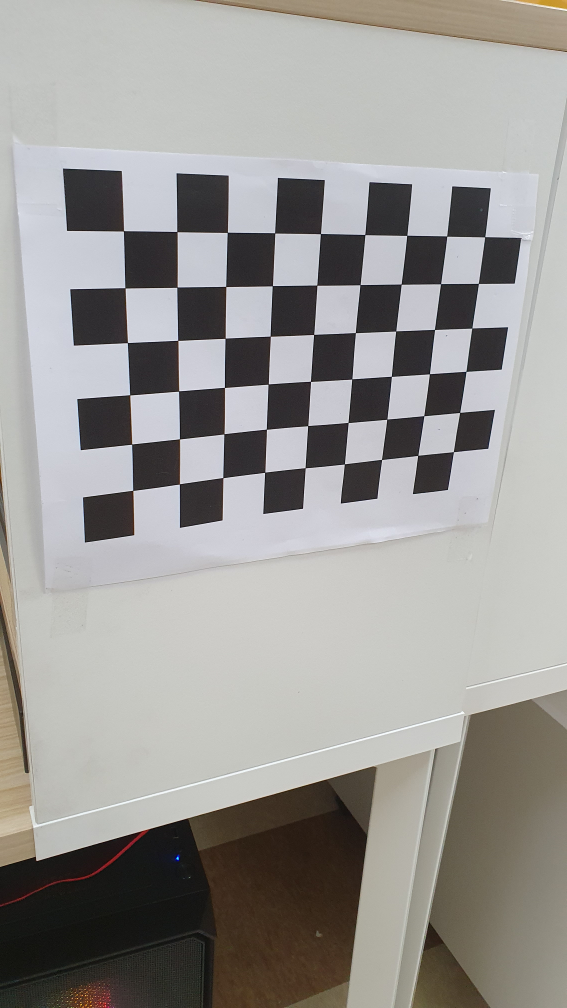
#> input picture ImageCalibration/20230619_181636.jpg, 2268 x 4032 px (shown at 1/4 size)
$ python -i object_detector1.py   (imports and definitions only)
#> lines starting #> are read from the running program, lines starting #| are printed output that depends on the picture; after the words box and inside, x2 and y2 are one past the last pixel; in counts of white or black regions, pixels touching at a corner belong together
#> further down, picture is the input picture: shape (4032, 2268, 3); mean B, G, R 148.9, 151.8, 153.7
import cv2
import numpy as np


class HomogeneousBgDetector():
    def __init__(self):
        pass

    def detect_objects(self, frame):
        # Convert Image to grayscale
        imageLab = cv2.cvtColor(frame, cv2.COLOR_BGR2Lab)
#> imageLab: shape (4032, 2268, 3); mean of channels 0, 1, 2 157.1, 128.5, 129.9
        l_b = np.array([0, 14, 0])
        u_b = np.array([119, 255, 255])
        mask = frame[:].copy()
        imageRange = cv2.inRange(imageLab, l_b, u_b)
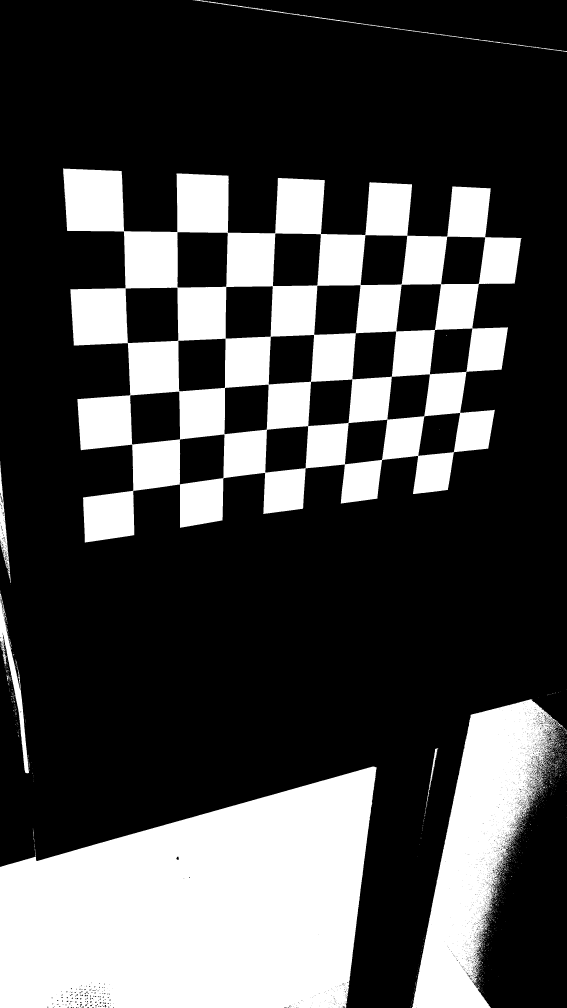
#> imageRange: shape (4032, 2268) (shown at 1/4 size); 28.4% white; 1952 white regions (1879 under 20 px), largest, box (x1, y1, x2, y2) and area: (252, 674, 2086, 2170) 1160325, (0, 3066, 1507, 4032) 1083457, (1648, 2797, 2233, 4032) 321017


        kernel = cv2.getStructuringElement(cv2.MORPH_ELLIPSE, (5, 5))
        closing = cv2.morphologyEx(imageRange, cv2.MORPH_CLOSE, kernel)
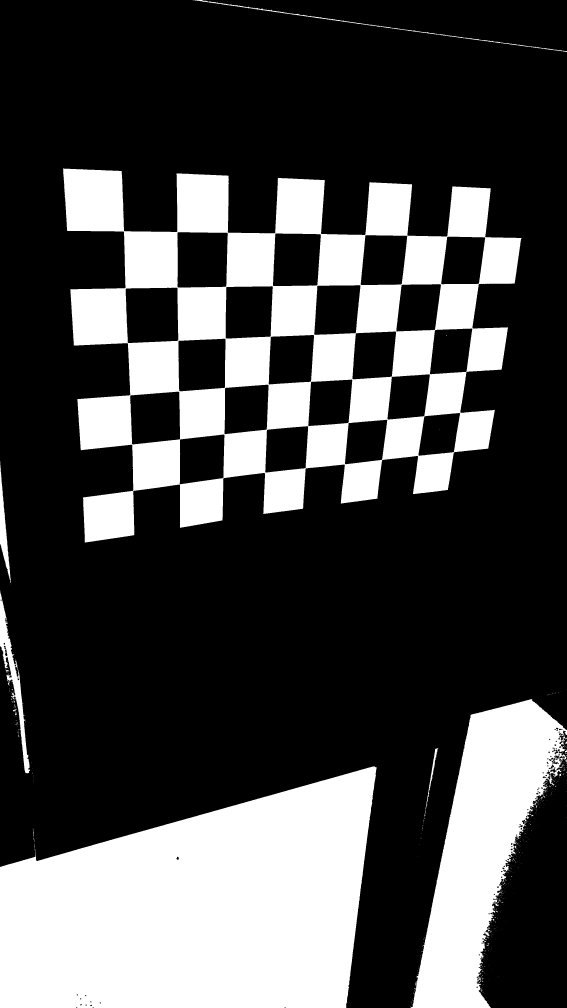
#> closing: shape (4032, 2268) (shown at 1/4 size); 28.8% white; 553 white regions (524 under 20 px), largest, box (x1, y1, x2, y2) and area: (252, 674, 2086, 2170) 1160522, (0, 3064, 1507, 4032) 1085457, (1643, 2796, 2268, 4032) 357023
        denoised = cv2.medianBlur(closing, 5)
#> denoised: shape (4032, 2268); 28.8% white; 94 white regions (49 under 20 px)

        # Find contours
        contours, _ = cv2.findContours(imageRange, cv2.RETR_EXTERNAL, cv2.CHAIN_APPROX_SIMPLE)
#> contours = 1941 contours, 1917 with area under 20; largest, box (x1, y1, x2, y2) and area: (252, 674, 2086, 2170) 1790992, (0, 3066, 1507, 4032) 1083188, (1648, 2797, 2233, 4032) 329999, (0, 2375, 116, 3093) 13694, (0, 1845, 44, 2332) 6248


        objects_contours = []

        for cnt in contours:
            area = cv2.contourArea(cnt)
            if area > 35000:
                objects_contours.append(cnt)
#> this loop made 1941 passes
#> area on passes 1330, 1785, 1921: 1083188.5, 329999, 1790992.5
#> after the loop, objects_contours = 3 contours; box (x1, y1, x2, y2) and area: (252, 674, 2086, 2170) 1790992, (0, 3066, 1507, 4032) 1083188, (1648, 2797, 2233, 4032) 329999

        return objects_contours

>>> import cv2
>>> picture = cv2.imread('../ImageCalibration/20230619_181636.jpg')
>>> result = HomogeneousBgDetector().detect_objects(picture)
#> result has the same summary as objects_contours in detect_objects

$ run again, on ImageCalibration/20230619_181637.jpg
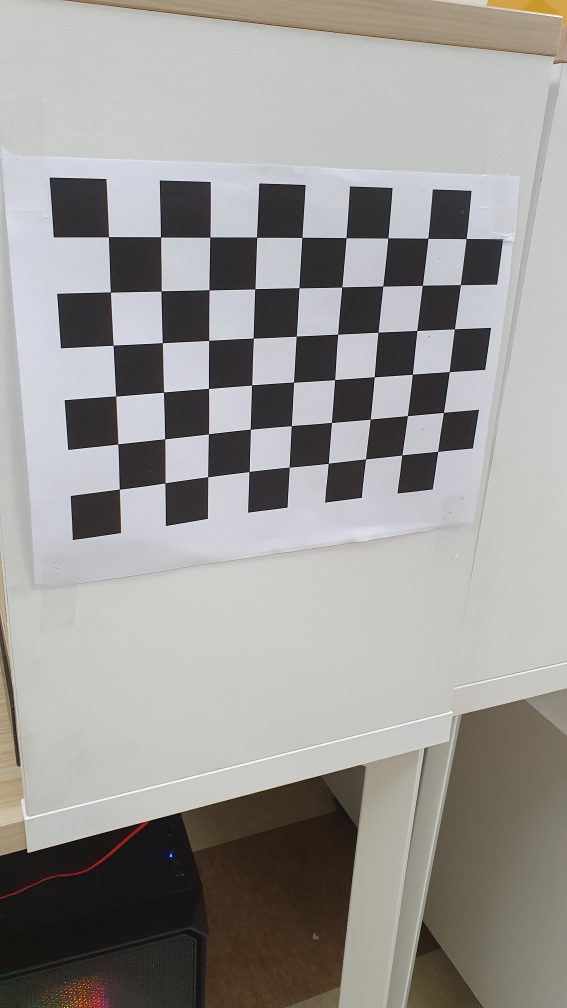
#> input picture ImageCalibration/20230619_181637.jpg, 2268 x 4032 px (shown at 1/4 size)
#> picture is the input picture: shape (4032, 2268, 3); mean B, G, R 149.3, 152.3, 154
#> imageLab: shape (4032, 2268, 3); mean of channels 0, 1, 2 157.4, 128.5, 129.9
#> in detect_objects, `imageRange = cv2.inRange(imageLab, l_b, u_b)`:
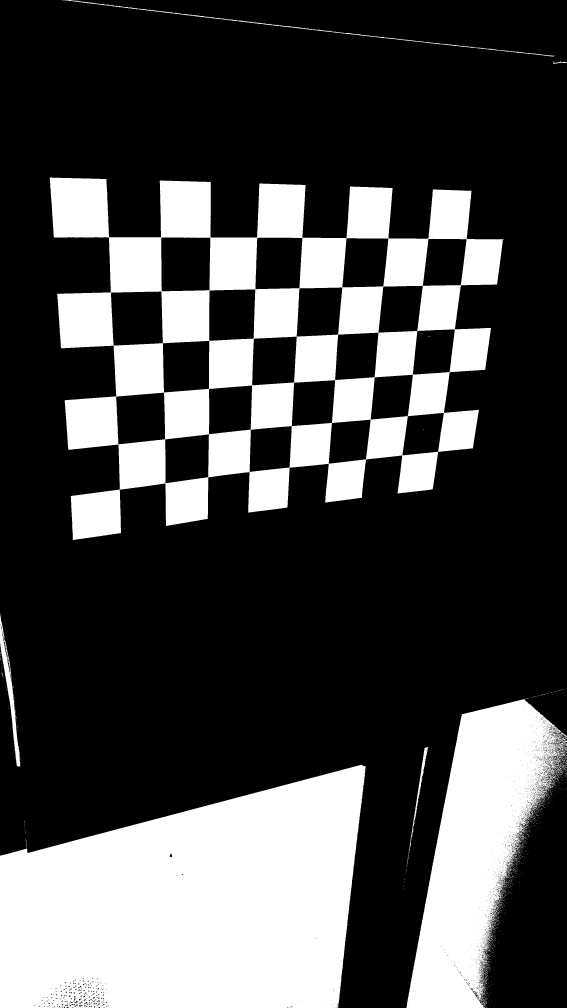
#> imageRange: shape (4032, 2268) (shown at 1/4 size); 28.8% white; 1402 white regions (1354 under 20 px), largest, box (x1, y1, x2, y2) and area: (199, 710, 2014, 2160) 1124712, (0, 3060, 1464, 4032) 1091973, (1625, 2796, 2268, 4032) 391999
#> in detect_objects, `closing = cv2.morphologyEx(imageRange, cv2.MORPH_CLOSE, kernel)`:
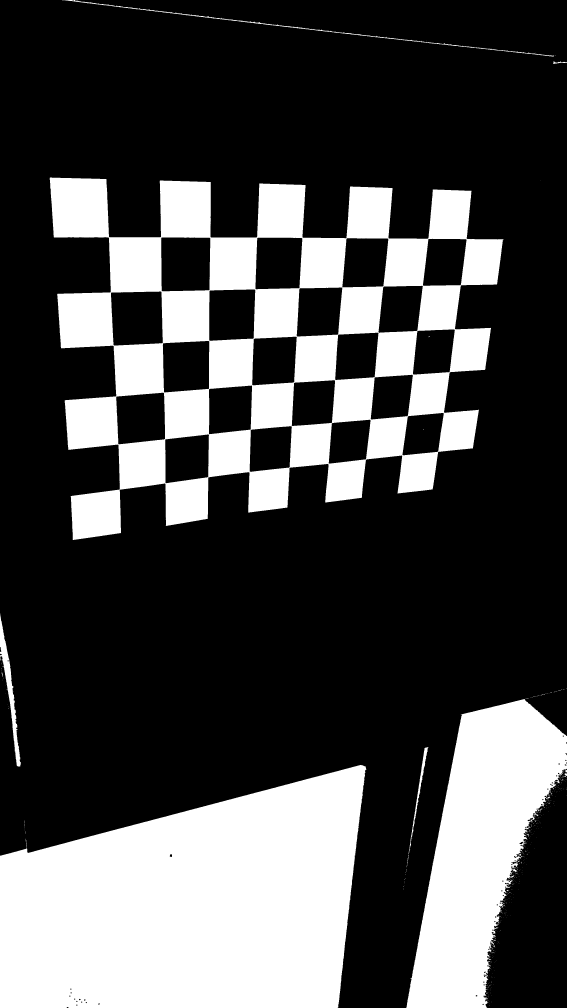
#> closing: shape (4032, 2268) (shown at 1/4 size); 29.1% white; 452 white regions (436 under 20 px), largest, box (x1, y1, x2, y2) and area: (199, 710, 2014, 2160) 1124900, (0, 3060, 1465, 4032) 1094625, (1625, 2796, 2268, 4032) 421172
#> denoised: shape (4032, 2268); 29.1% white; 70 white regions (25 under 20 px)
#> contours = 1386 contours, 1376 with area under 20; largest, box (x1, y1, x2, y2) and area: (199, 710, 2014, 2160) 1738119, (0, 3060, 1464, 4032) 1092428, (1625, 2796, 2268, 4032) 398684, (0, 2454, 82, 3066) 9703, (248, 0, 2216, 226) 4001
#> the loop in detect_objects, `for cnt in contours:` made 1386 passes
#> area on passes 1221, 1296, 1355: 1092428.5, 398684.5, 1738119
#> after the loop in detect_objects, `for cnt in contours:`: objects_contours = 3 contours; box (x1, y1, x2, y2) and area: (199, 710, 2014, 2160) 1738119, (0, 3060, 1464, 4032) 1092428, (1625, 2796, 2268, 4032) 398684
#> result has the same summary as objects_contours in detect_objects

$ run again, on ImageCalibration/20230619_181639.jpg
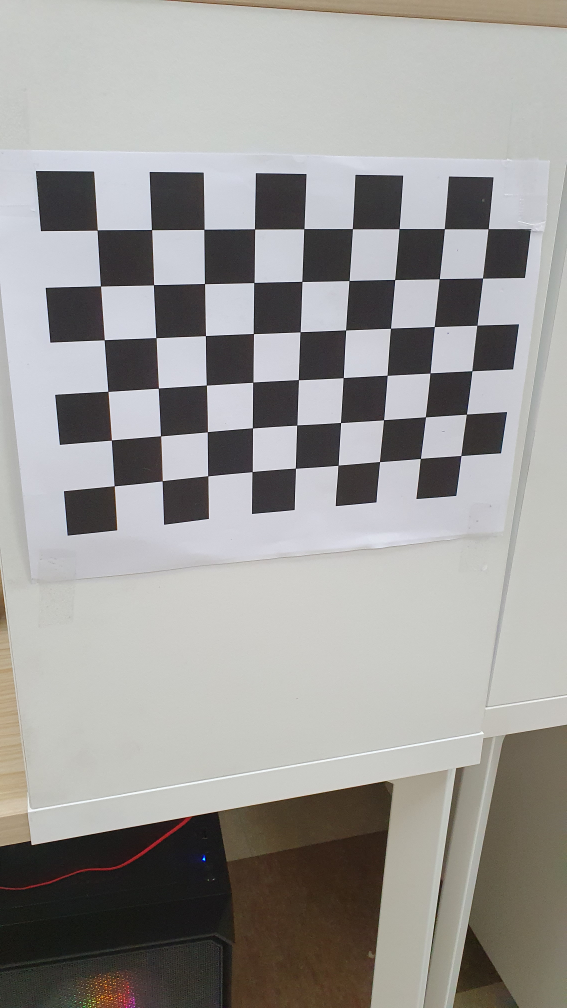
#> input picture ImageCalibration/20230619_181639.jpg, 2268 x 4032 px (shown at 1/4 size)
#> picture is the input picture: shape (4032, 2268, 3); mean B, G, R 151.3, 153.9, 155.6
#> imageLab: shape (4032, 2268, 3); mean of channels 0, 1, 2 159.1, 128.5, 129.7
#> in detect_objects, `imageRange = cv2.inRange(imageLab, l_b, u_b)`:
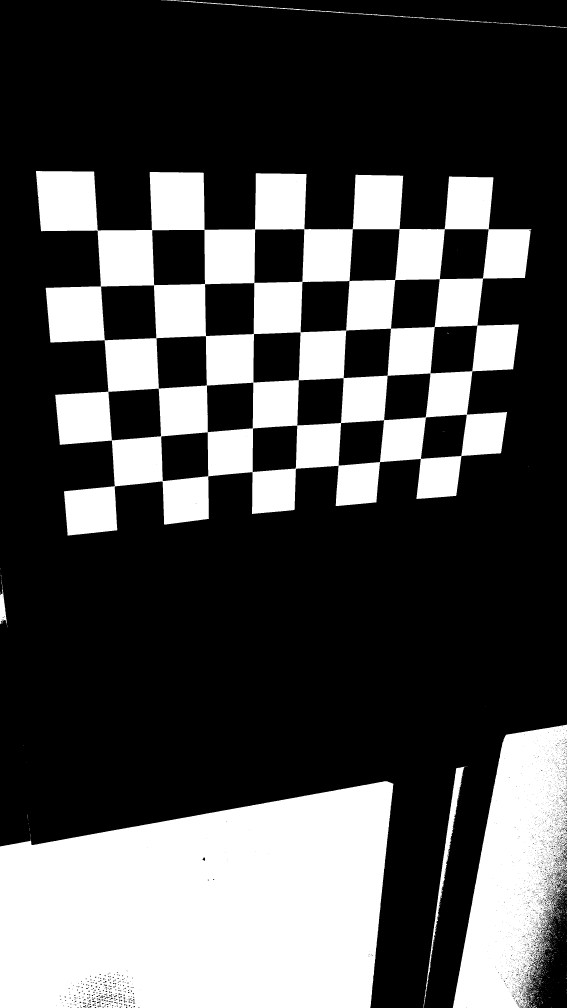
#> imageRange: shape (4032, 2268) (shown at 1/4 size); 30.5% white; 968 white regions (924 under 20 px), largest, box (x1, y1, x2, y2) and area: (144, 684, 2126, 2142) 1269969, (0, 3125, 1574, 4032) 1168302, (1811, 2899, 2268, 4032) 327701
#> in detect_objects, `closing = cv2.morphologyEx(imageRange, cv2.MORPH_CLOSE, kernel)`:
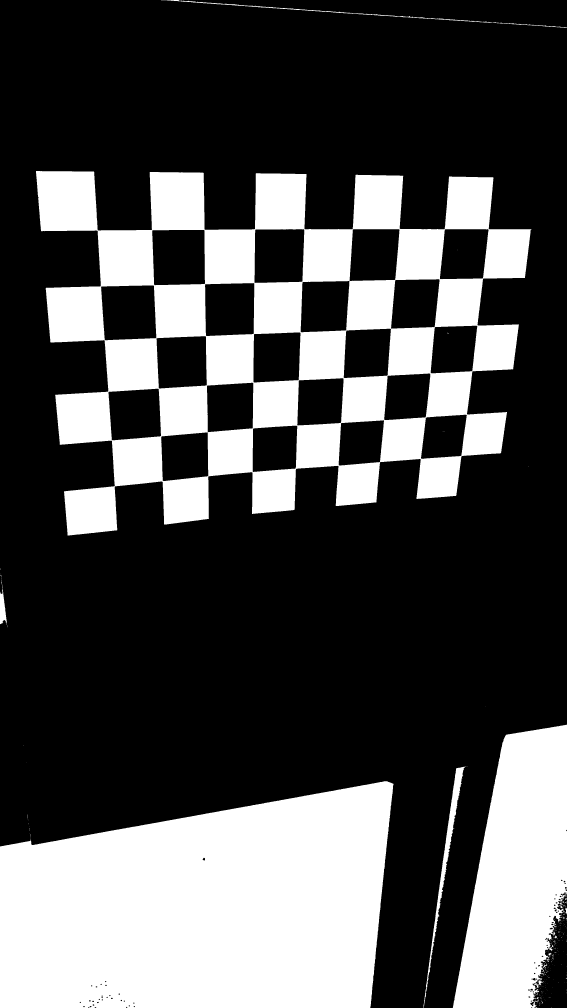
#> closing: shape (4032, 2268) (shown at 1/4 size); 30.9% white; 272 white regions (257 under 20 px), largest, box (x1, y1, x2, y2) and area: (144, 684, 2126, 2142) 1270176, (0, 3125, 1574, 4032) 1171826, (1811, 2899, 2268, 4032) 357445
#> denoised: shape (4032, 2268); 30.8% white; 93 white regions (37 under 20 px)
#> contours = 949 contours, 933 with area under 20; largest, box (x1, y1, x2, y2) and area: (144, 684, 2126, 2142) 1966968, (0, 3125, 1574, 4032) 1169964, (1811, 2899, 2268, 4032) 339223, (1693, 3067, 1859, 4032) 12280, (644, 0, 2268, 111) 2890
#> the loop in detect_objects, `for cnt in contours:` made 949 passes
#> area on passes 919, 927, 945: 1169964.5, 339223, 1966968.5
#> after the loop in detect_objects, `for cnt in contours:`: objects_contours = 3 contours; box (x1, y1, x2, y2) and area: (144, 684, 2126, 2142) 1966968, (0, 3125, 1574, 4032) 1169964, (1811, 2899, 2268, 4032) 339223
#> result has the same summary as objects_contours in detect_objects

$ run again, on ImageCalibration/20230619_181640.jpg
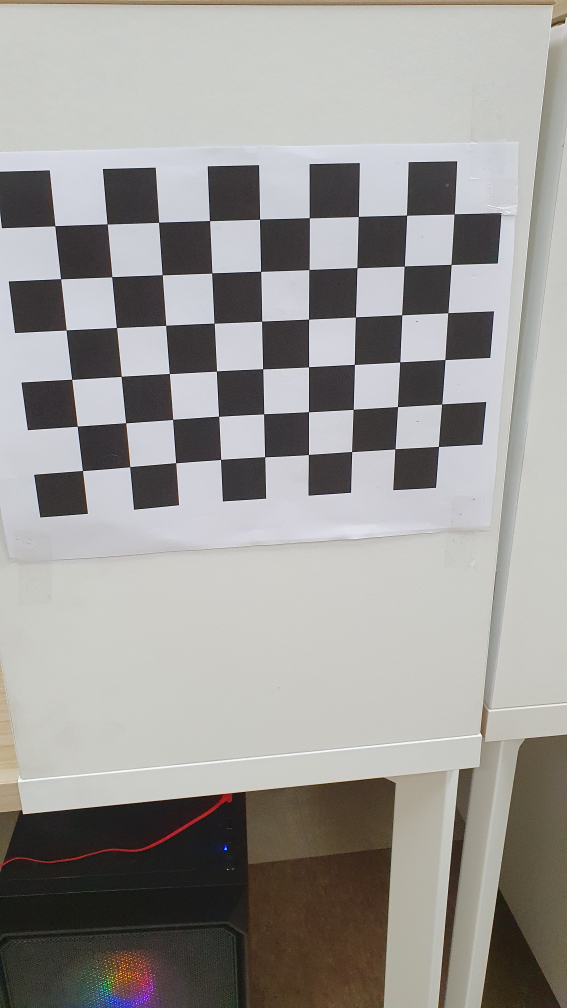
#> input picture ImageCalibration/20230619_181640.jpg, 2268 x 4032 px (shown at 1/4 size)
#> picture is the input picture: shape (4032, 2268, 3); mean B, G, R 150.5, 153.4, 155.5
#> imageLab: shape (4032, 2268, 3); mean of channels 0, 1, 2 158.6, 128.5, 130
#> in detect_objects, `imageRange = cv2.inRange(imageLab, l_b, u_b)`:
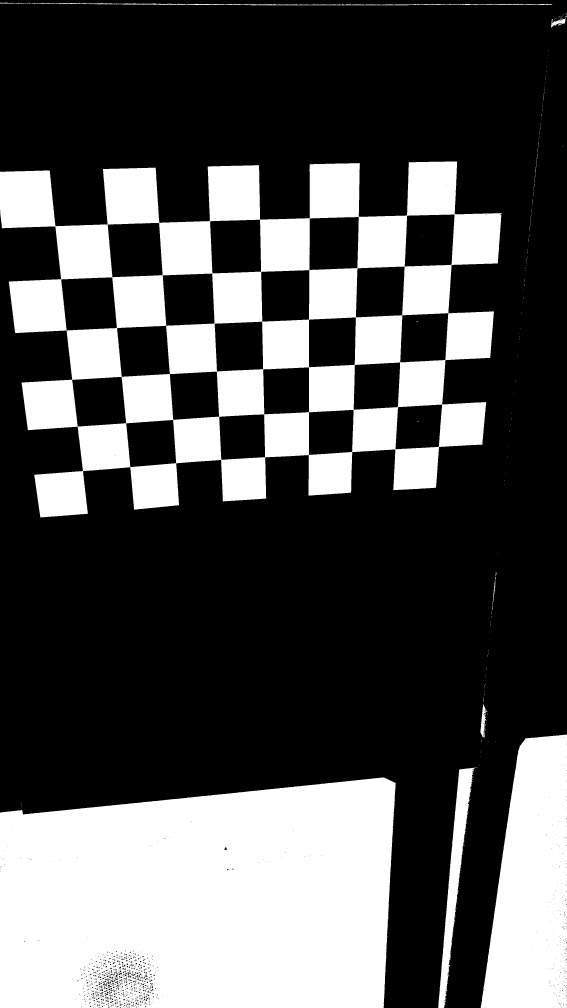
#> imageRange: shape (4032, 2268) (shown at 1/4 size); 32% white; 323 white regions (309 under 20 px), largest, box (x1, y1, x2, y2) and area: (0, 3110, 1583, 4032) 1307338, (0, 646, 2007, 2070) 1279629, (1923, 2938, 2268, 4032) 288148
#> in detect_objects, `closing = cv2.morphologyEx(imageRange, cv2.MORPH_CLOSE, kernel)`:
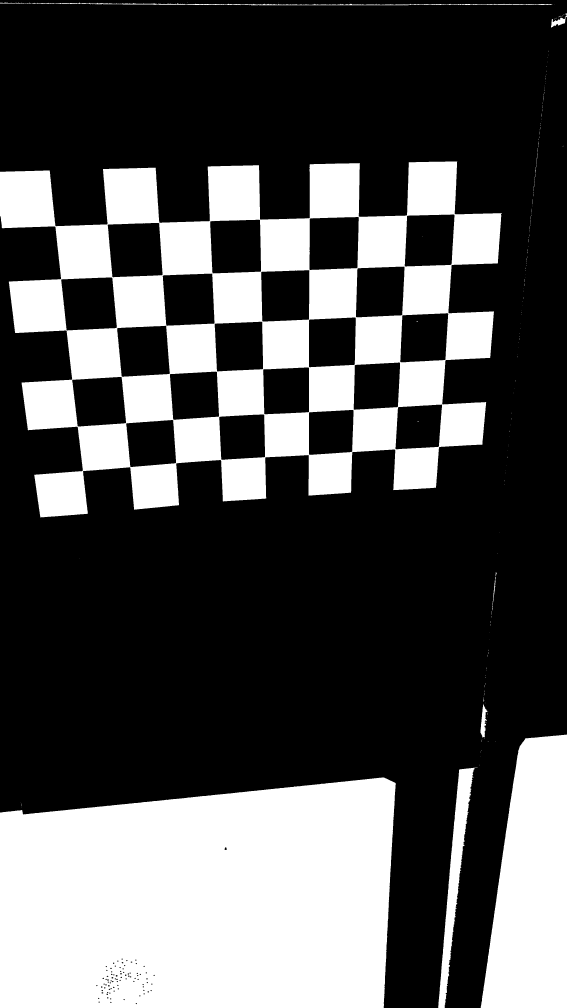
#> closing: shape (4032, 2268) (shown at 1/4 size); 32.1% white; 198 white regions (184 under 20 px), largest, box (x1, y1, x2, y2) and area: (0, 3110, 1584, 4032) 1314983, (0, 646, 2007, 2070) 1279890, (1923, 2938, 2268, 4032) 288937
#> denoised: shape (4032, 2268); 32.1% white; 77 white regions (16 under 20 px)
#> contours = 320 contours, 311 with area under 20; largest, box (x1, y1, x2, y2) and area: (0, 646, 2007, 2070) 1990261, (0, 3110, 1583, 4032) 1314216, (1923, 2938, 2268, 4032) 287366, (1753, 3070, 1911, 4032) 36894, (62, 11, 2210, 21) 3798
#> the loop in detect_objects, `for cnt in contours:` made 320 passes
#> area on passes 48, 55, 67: 1314216.5, 36894.5, 287365.5
#> after the loop in detect_objects, `for cnt in contours:`: objects_contours = 4 contours; box (x1, y1, x2, y2) and area: (0, 646, 2007, 2070) 1990261, (0, 3110, 1583, 4032) 1314216, (1923, 2938, 2268, 4032) 287366, (1753, 3070, 1911, 4032) 36894
#> result has the same summary as objects_contours in detect_objects
